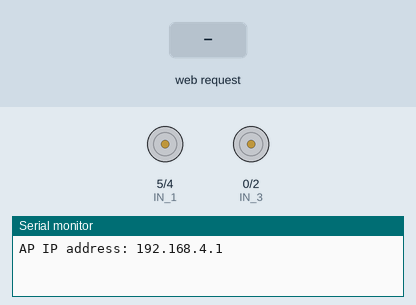
Recording of a sketch running on a simulated ESP8266 (NodeMCU). Shown: motor-driver pin pairs drawn as motors (green arrow = first pin HIGH = forward, orange = second pin HIGH = backward, longer = more drive, scaled by the enable pin), the last lines printed to the serial monitor. The inputs (shaded band) are chosen by the test bench.

Above: at 1.2 s.
1.3 s: HTTP request GET /?State=F received
At 2.0 s:
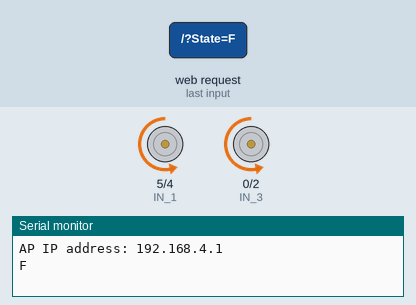
2.8 s: HTTP request GET /?State=B received
At 3.1 s:
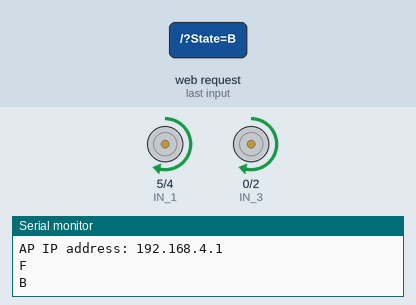
4.3 s: HTTP request GET /?State=L received
At 5.5 s:
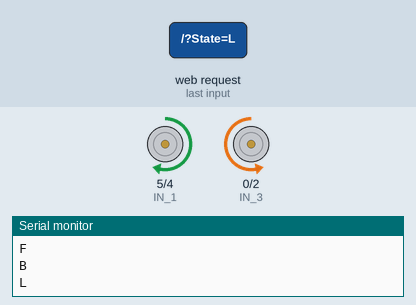
5.8 s: HTTP request GET /?State=R received
At 6.6 s:
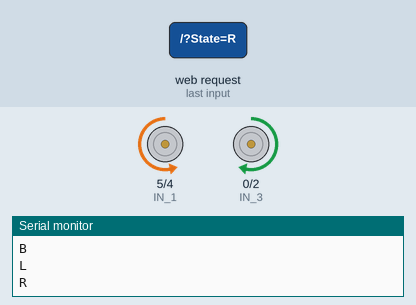
Timing chart, 0 to 8.3 s (numbered marks = the images above; inputs shaded):
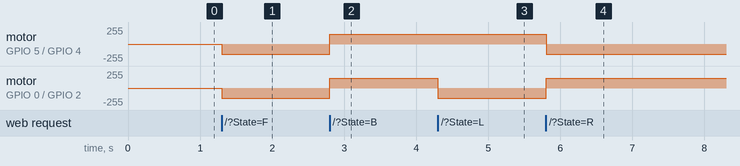

Measured:
- after the input at 1.3 s, motor on GPIO 5 (IN_1) / GPIO 4 (IN_2), motor on GPIO 0 (IN_3) / GPIO 2 (IN_4): stopped → backward 150/255 at once
- after the input at 2.8 s, motor on GPIO 5 (IN_1) / GPIO 4 (IN_2), motor on GPIO 0 (IN_3) / GPIO 2 (IN_4): backward 150/255 → forward 150/255 at once
- after the input at 4.3 s, motor on GPIO 0 (IN_3) / GPIO 2 (IN_4): forward 150/255 → backward 150/255 at once
- after the input at 5.8 s, motor on GPIO 5 (IN_1) / GPIO 4 (IN_2): forward 150/255 → backward 150/255 at once; motor on GPIO 0 (IN_3) / GPIO 2 (IN_4): backward 150/255 → forward 150/255 at once

The sketch:

sentinels.ino
```cpp
#include <ESP8266WiFi.h>
#include <WiFiClient.h>
#include <ESP8266WebServer.h>

//SSID and Password to your ESP Access Point
const char* ssid = "Sentinels";
const char* password = "Sentinels";

#define ENA  16
#define ENB  14
#define IN_1 5
#define IN_2 4
#define IN_3 0
#define IN_4 2

#define Light  16 // Light  GPIO16(D0)

String command;             //String to store app command state.
int speedCar = 150; // 0 to 255
int speed_low = 60;

ESP8266WebServer server(80);

void setup() {

  Serial.begin(115200);

 pinMode(ENA, OUTPUT);
 pinMode(IN_1, OUTPUT);
 pinMode(IN_2, OUTPUT);
 pinMode(IN_3, OUTPUT);
 pinMode(IN_4, OUTPUT);
 pinMode(ENB, OUTPUT);

 pinMode(Light, OUTPUT);


// Connecting WiFi

  WiFi.mode(WIFI_AP);           //Only Access point
  WiFi.softAP(ssid, password);  //Start HOTspot removing password will disable security

  IPAddress myIP = WiFi.softAPIP();
  Serial.print("AP IP address: ");
  Serial.println(myIP);

 // Starting WEB-server
     server.on ( "/", HTTP_handleRoot );
     server.onNotFound ( HTTP_handleRoot );
     server.begin();
}

void loop() {
    server.handleClient();

      command = server.arg("State");
           if (command == "F") goForword();
      else if (command == "B") goBack();
      else if (command == "L") goLeft();
      else if (command == "R") goRight();
      else if (command == "I") goForwordRight();
      else if (command == "G") goForwordLeft();
      else if (command == "J") goBackRight();
      else if (command == "H") goBackLeft();
      else if (command == "W")digitalWrite(Light, HIGH); // light is on
      else if (command == "w")digitalWrite(Light, LOW);  // light is off
      else if (command == "0") speedCar = 100;
      else if (command == "1") speedCar = 120;
      else if (command == "2") speedCar = 140;
      else if (command == "3") speedCar = 160;
      else if (command == "4") speedCar = 180;
      else if (command == "5") speedCar = 200;
      else if (command == "6") speedCar = 215;
      else if (command == "7") speedCar = 230;
      else if (command == "8") speedCar = 240;
      else if (command == "9") speedCar = 255;
      else if (command == "S") stopRobot();
}

void HTTP_handleRoot(void) {

if( server.hasArg("State") ){
       Serial.println(server.arg("State"));
  }
  server.send ( 200, "text/html", "" );
  delay(1);
}

void goForword(){

      digitalWrite(IN_1, LOW);
      digitalWrite(IN_2, HIGH);
      analogWrite(ENA, speedCar);

      digitalWrite(IN_3, LOW);
      digitalWrite(IN_4, HIGH);
      analogWrite(ENB, speedCar);
  }

void goBack(){

      digitalWrite(IN_1, HIGH);
      digitalWrite(IN_2, LOW);
      analogWrite(ENA, speedCar);

      digitalWrite(IN_3, HIGH);
      digitalWrite(IN_4, LOW);
      analogWrite(ENB, speedCar);
  }

void goRight(){

      digitalWrite(IN_1, LOW);
      digitalWrite(IN_2, HIGH);
      analogWrite(ENA, speedCar);

      digitalWrite(IN_3, HIGH);
      digitalWrite(IN_4, LOW);
      analogWrite(ENB, speedCar);
  }

void goLeft(){

      digitalWrite(IN_1, HIGH);
      digitalWrite(IN_2, LOW);
      analogWrite(ENA, speedCar);

      digitalWrite(IN_3, LOW);
      digitalWrite(IN_4, HIGH);
      analogWrite(ENB, speedCar);
  }


void goBackLeft(){

      digitalWrite(IN_1, HIGH);
      digitalWrite(IN_2, LOW);
      analogWrite(ENA, speedCar-speed_low);

      digitalWrite(IN_3, HIGH);
      digitalWrite(IN_4, LOW);
      analogWrite(ENB, speedCar);
   }

void goBackRight(){

      digitalWrite(IN_1, HIGH);
      digitalWrite(IN_2, LOW);
      analogWrite(ENA, speedCar);

      digitalWrite(IN_3, HIGH);
      digitalWrite(IN_4, LOW);
      analogWrite(ENB, speedCar-speed_low);
  }

void goForwordLeft(){

      digitalWrite(IN_1, LOW);
      digitalWrite(IN_2, HIGH);
      analogWrite(ENA, speedCar-speed_low);

      digitalWrite(IN_3, LOW);
      digitalWrite(IN_4, HIGH);
      analogWrite(ENB, speedCar);
  }

void goForwordRight(){

      digitalWrite(IN_1, LOW);
      digitalWrite(IN_2, HIGH);
      analogWrite(ENA, speedCar);

      digitalWrite(IN_3, LOW);
      digitalWrite(IN_4, HIGH);
      analogWrite(ENB, speedCar-speed_low);
  }

void stopRobot(){

      digitalWrite(IN_1, LOW);
      digitalWrite(IN_2, LOW);
      analogWrite(ENA, speedCar);

      digitalWrite(IN_3, LOW);
      digitalWrite(IN_4, LOW);
      analogWrite(ENB, speedCar);
 }
```
